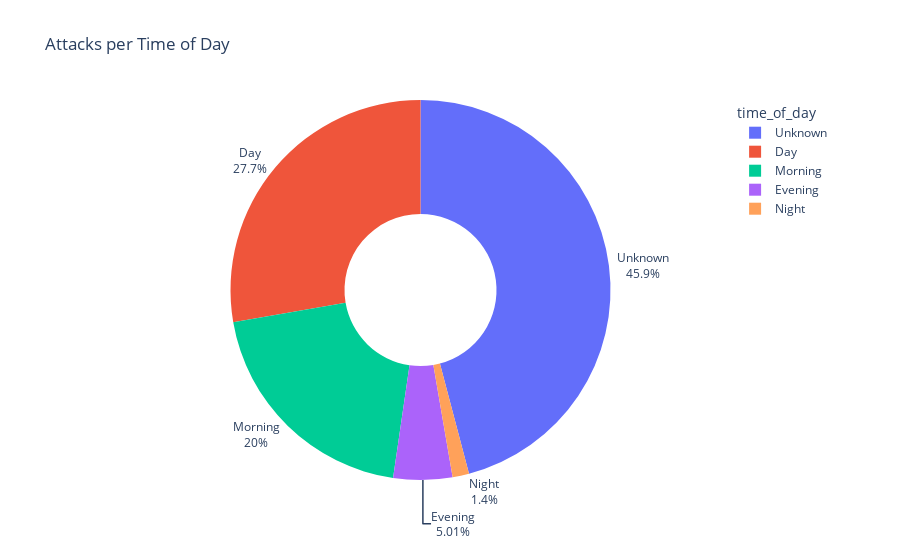
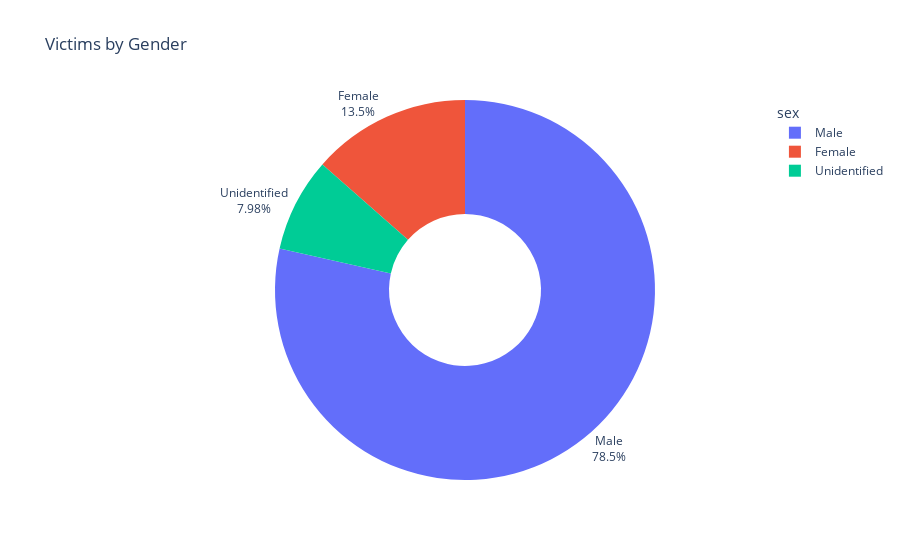
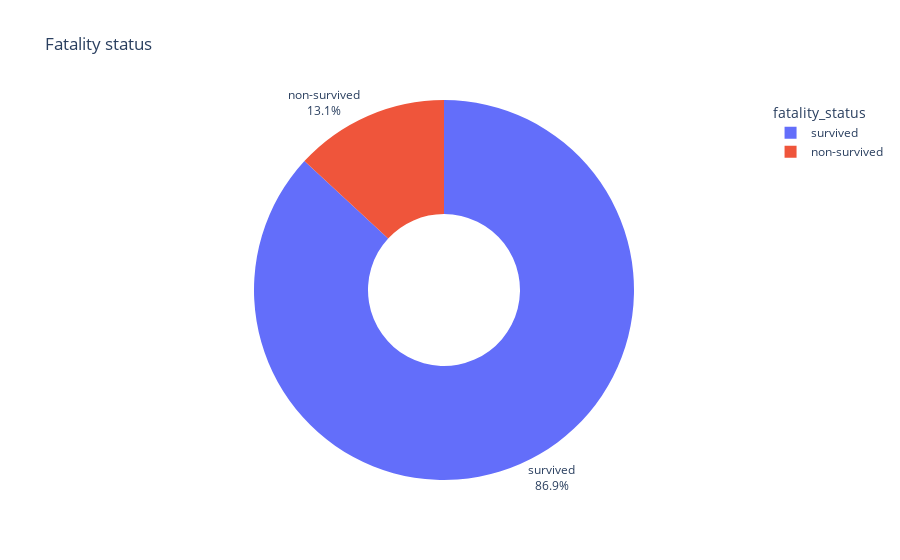

Notebook code for these charts, in order:
### Markdown cell above
#### 4.6. Attacks by time of the day, 'sex', Fatality status (pie charts)

### Code cell
# 4.6. Attacks by time of the day (pie chart)
# 4.7. Victims by 'sex' (staked bar chart)
# 4.8. Fatality status (pie chart)
def plot_category_distribution(df, column_name, chart_title):
    # Count occurrences of each category
    category_counts = df[column_name].value_counts().reset_index()
    # Rename columns for clarity
    category_counts.columns = [column_name, 'counts']

    # Create the pie chart using Plotly Express
    fig = px.pie(category_counts, names=column_name, values='counts',
                 title=chart_title,
                 color=column_name,  # Optional: colors each segment by category
                 labels={column_name: column_name,
                         'counts': 'Number of Occurrences'},
                 hole=0.4)  # Adjust hole size for a donut-like appearance

    # Update the layout to move labels outside the pie chart
    fig.update_traces(textposition='outside', textinfo='label+percent')
    fig.update_layout(uniformtext_minsize=12,
                      uniformtext_mode='hide', legend_title_text=column_name)

    # Show the plot
    fig.show()


# Usage examples:
plot_category_distribution(df, 'time_of_day', "Attacks per Time of Day")
plot_category_distribution(df, 'sex', "Victims by Gender")
plot_category_distribution(df, 'fatality_status', "Fatality status")

### Figure 1 — Plotly figure (JSON) as saved in the notebook; plotly's stock layout.template omitted (floating-point values rounded to 4 significant figures)
{"data": [{"customdata": [["Unknown"], ["Day"], ["Morning"], ["Evening"], ["Night"]], "domain": {"x": [0, 1], "y": [0, 1]}, "hole": 0.4, "hovertemplate": "time_of_day=%{customdata[0]}<br>Number of Occurrences=%{value}<extra></extra>", "labels": ["Unknown", "Day", "Morning", "Evening", "Night"], "legendgroup": "", "marker": {"colors": ["#636efa", "#EF553B", "#00cc96", "#ab63fa", "#FFA15A"]}, "name": "", "showlegend": true, "textinfo": "label+percent", "textposition": "outside", "type": "pie", "values": [2289, 1382, 997, 250, 70]}], "layout": {"legend": {"title": {"text": "time_of_day"}, "tracegroupgap": 0}, "title": {"text": "Attacks per Time of Day"}, "uniformtext": {"minsize": 12, "mode": "hide"}}}

### Figure 2 — Plotly figure (JSON) as saved in the notebook; plotly's stock layout.template omitted (floating-point values rounded to 4 significant figures)
{"data": [{"customdata": [["Male"], ["Female"], ["Unidentified"]], "domain": {"x": [0, 1], "y": [0, 1]}, "hole": 0.4, "hovertemplate": "sex=%{customdata[0]}<br>Number of Occurrences=%{value}<extra></extra>", "labels": ["Male", "Female", "Unidentified"], "legendgroup": "", "marker": {"colors": ["#636efa", "#EF553B", "#00cc96"]}, "name": "", "showlegend": true, "textinfo": "label+percent", "textposition": "outside", "type": "pie", "values": [3916, 674, 398]}], "layout": {"legend": {"title": {"text": "sex"}, "tracegroupgap": 0}, "title": {"text": "Victims by Gender"}, "uniformtext": {"minsize": 12, "mode": "hide"}}}

### Figure 3 — Plotly figure (JSON) as saved in the notebook; plotly's stock layout.template omitted (floating-point values rounded to 4 significant figures)
{"data": [{"customdata": [["survived"], ["non-survived"]], "domain": {"x": [0, 1], "y": [0, 1]}, "hole": 0.4, "hovertemplate": "fatality_status=%{customdata[0]}<br>Number of Occurrences=%{value}<extra></extra>", "labels": ["survived", "non-survived"], "legendgroup": "", "marker": {"colors": ["#636efa", "#EF553B"]}, "name": "", "showlegend": true, "textinfo": "label+percent", "textposition": "outside", "type": "pie", "values": [4333, 655]}], "layout": {"legend": {"title": {"text": "fatality_status"}, "tracegroupgap": 0}, "title": {"text": "Fatality status"}, "uniformtext": {"minsize": 12, "mode": "hide"}}}
